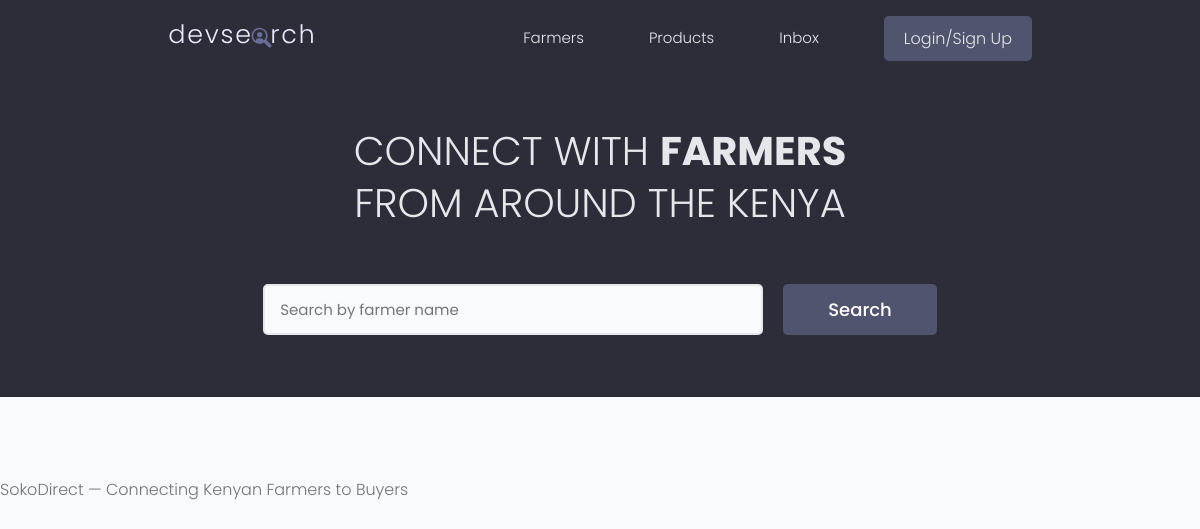
The app's page /, older data.
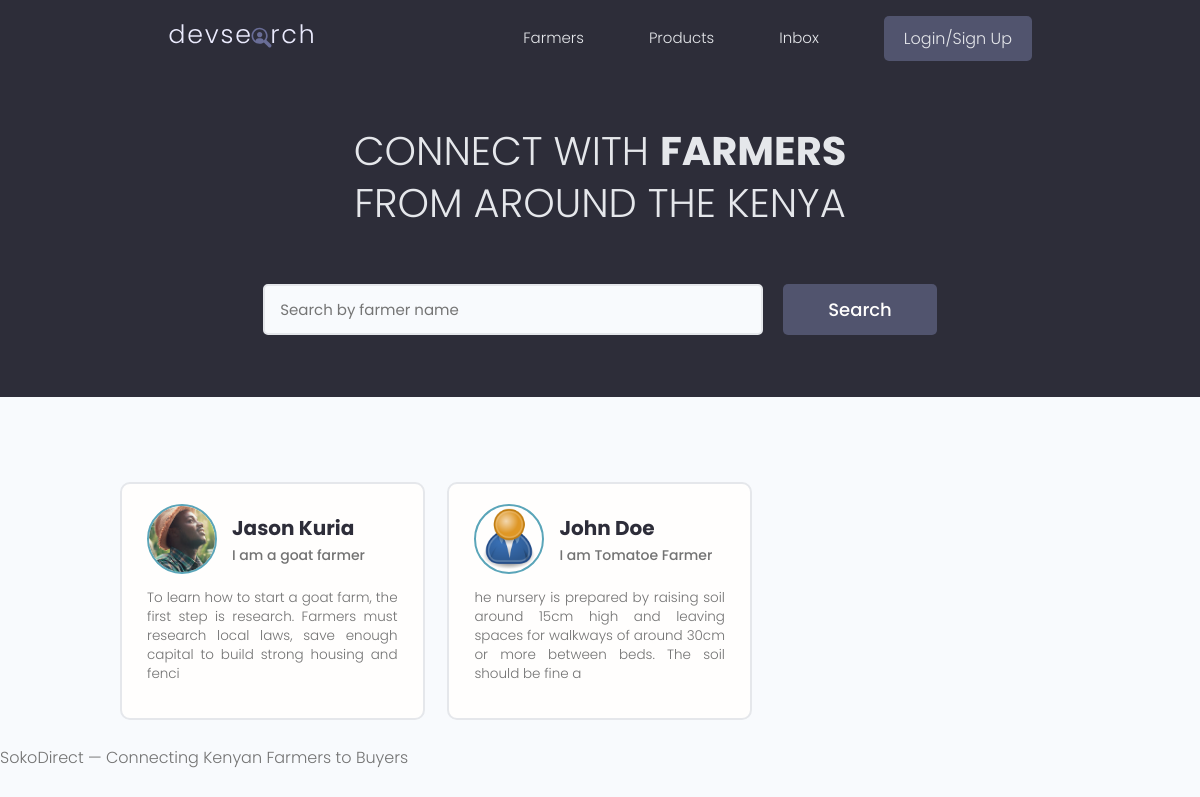
The same page, newer data.
### users/models.py (models this page shows, shortened)
class Profile(models.Model):
    user = models.OneToOneField(
        User,
        on_delete=models.CASCADE,
        null=True, blank=True
    )
    name = models.CharField(max_length=200, null=True, blank=True)
    email = models.EmailField(max_length=500, null=True, blank=True)
    username = models.CharField(max_length=200, null=True, blank=True)
    short_intro = models.CharField(max_length=200, blank=True, null=True)
    bio = models.TextField(null=True, blank=True)
    profile_image = models.ImageField(
        null=True, blank=True,
        upload_to='profiles/',
        default='profiles/user-default.png'
    )
    county = models.ForeignKey(
        'products.County',    # referencing County from products app
        on_delete=models.SET_NULL,
        null=True, blank=True
    )
    specialities = models.ManyToManyField('Speciality', blank=True)
    phone = models.CharField(max_length=20, null=True, blank=True)
    whatsapp_link = models.CharField(max_length=500, null=True, blank=True)
    website = models.CharField(max_length=500, null=True, blank=True)
    social_twitter = models.CharField(max_length=200, null=True, blank=True)
    youtube = models.CharField(max_length=200, null=True, blank=True)
    created = models.DateTimeField(auto_now_add=True)
    id = models.UUIDField(
        default=uuid.uuid4, unique=True,
        primary_key=True, editable=False
    )

### users/views.py (the view)
# urls.py: path('', views.profiles, name='profiles'),
def profiles(request):
    profiles = Profile.objects.all()
    context = {'profiles': profiles}
    return render(request, 'users/profiles.html', context)

### users/templates/users/profiles.html (shortened to what this page needs)
{% extends 'main.html' %}
{% block content %}
  <main class="home">
    <section class="hero-section text-center">
      <div class="container container--narrow">
        <div class="hero-section__box">
          <h2>CONNECT WITH <span>FARMERS</span></h2>
          <h2>FROM AROUND THE KENYA</h2>
        </div>
        <div class="hero-section__search">
          <form class="form" action="#" method="get">
            <div class="form__field">
              <input class="input input--text" id="formInput#search" type="text" name="text"
                placeholder="Search by farmer name" />
            </div>
            <input class="btn btn--sub btn--lg" type="submit" value="Search" />
          </form>
        </div>
      </div>
    </section>
    <section class="devlist">
      <div class="container">
        <div class="grid grid--three">
          {% for profile in profiles %}
          <div class="column card">
            <div class="dev">
              <a href="{% url 'user_profile' profile.id %}" class="card__body">
                <div class="dev__profile">
                  <img class="avatar avatar--md" src="{{ profile.profile_image.url }}" alt="image" />
                  <div class="dev__meta">
                    <h3>{{profile.name}}</h3>
                    <h5>{{profile.short_intro|slice:"150"}}</h5>
                  </div>
                </div>
                <p class="dev__info">{{profile.bio|slice:"150"}}</p>
              </a>
            </div>
          </div>
          {% endfor %}
        </div>
      </div>
    </section>
  </main>
{% endblock content %}

Row changes from the older to the newer data that the page shows:
added Profile: profile_image (picture), name "Jason Kuria", short_intro "I am a goat farmer", bio "To learn how to start a goat farm, the first step is research. Farmers must research local laws, save enough capital to build strong housing and fenci"
added Profile: profile_image (placeholder picture), name "John Doe", short_intro "I am Tomatoe Farmer", bio "he nursery is prepared by raising soil around 15cm high and leaving spaces for walkways of around 30cm or more between beds. The soil should be fine a"
